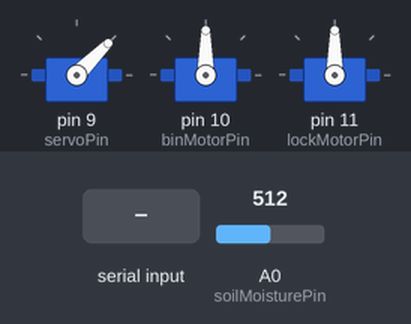
Bench run of a sketch on a simulated Arduino Uno, built with avr-gcc and run on an emulated ATmega328P. Shown: 3 × servo. Inputs (shaded band) come from the test bench; at power-on: A0 (soilMoisturePin) = 512.

Above: at 1.2 s.
1.3 s: A0 (soilMoisturePin) set to 610
At 2.5 s:
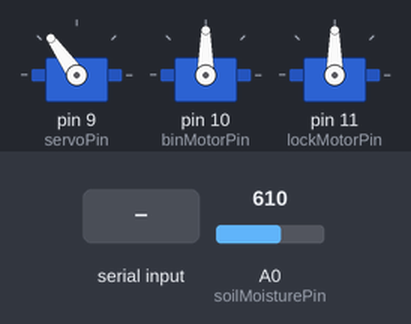
3.5 s: "o" received over Serial
At 5.2 s:
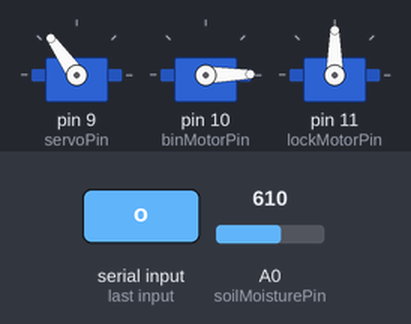
5.5 s: "c" received over Serial
At 7.5 s:
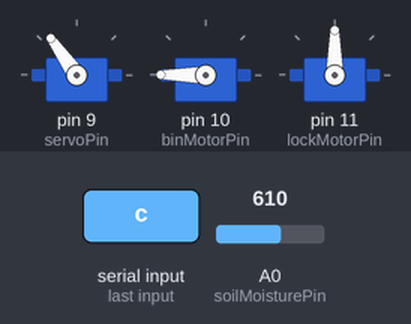
8.5 s: A0 (soilMoisturePin) set to 590
At 11.0 s:
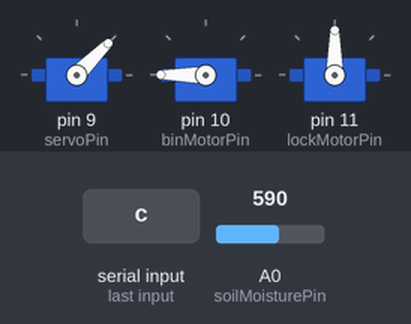
11.5 s: "l" received over Serial
At 12.6 s:
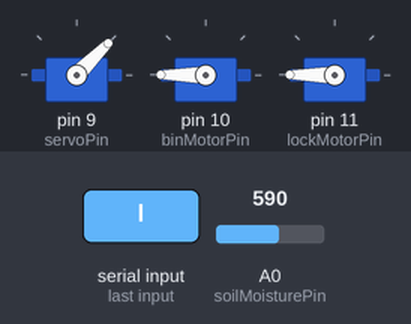
13.5 s: "u" received over Serial
At 15.3 s:
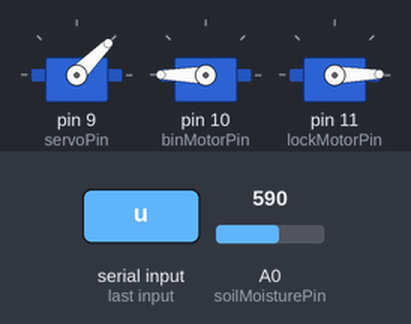
Timing chart, 0 to 16.5 s (numbered marks = the images above; inputs shaded):
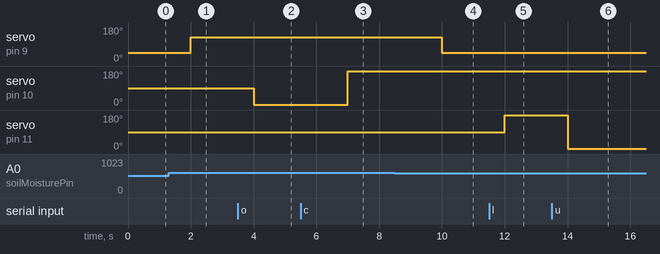

The sketch:

final.ino
```cpp
#include <Servo.h>

Servo servo;
Servo binMotor;
Servo lockMotor;
const int trigPin1 = 2; // Trigger pin for wet waste bin
const int echoPin1 = 3; // Echo pin for wet waste bin
const int trigPin2 = 4; // Trigger pin for dry waste bin
const int echoPin2 = 5; // Echo pin for dry waste bin
const int soilMoisturePin = A0; // Analog pin for soil moisture sensor
const int servoPin = 9; // Digital pin for servo motor
const int binMotorPin = 10; // Digital pin for additional motor
const int lockMotorPin = 11;
const int moistureThreshold = 600; // Threshold for soil moisture level

int angle = 90; // initial position of servo

void setup() {
  // Initialize serial communication
  Serial.begin(9600);

  // Set trigPins as output
  pinMode(trigPin1, OUTPUT);
  pinMode(trigPin2, OUTPUT);

  // Set echoPins as input
  pinMode(echoPin1, INPUT);
  pinMode(echoPin2, INPUT);

  // Attach servo to servoPin
  servo.attach(servoPin);

  // Attach bin motor to binMotorPin
  binMotor.attach(binMotorPin);

  lockMotor.attach(lockMotorPin);
}

void loop() {
  if (Serial.available() > 0) {
    char command = Serial.read();
    if (command == 's') {
      // Clear the trigPin for wet waste bin
      digitalWrite(trigPin1, LOW);
      delayMicroseconds(2);

      // Set the trigPin on HIGH state for 10 microseconds for wet waste bin
      digitalWrite(trigPin1, HIGH);
      delayMicroseconds(10);
      digitalWrite(trigPin1, LOW);

      // Read the echoPin for wet waste bin, returns the sound wave travel time in microseconds
      long duration1 = pulseIn(echoPin1, HIGH);

      // Convert the time into distance in centimeters for wet waste bin
      int distance1 = duration1 * 0.034 / 2;

      // Clear the trigPin for dry waste bin
      digitalWrite(trigPin2, LOW);
      delayMicroseconds(2);

      // Set the trigPin on HIGH state for 10 microseconds for dry waste bin
      digitalWrite(trigPin2, HIGH);
      delayMicroseconds(10);
      digitalWrite(trigPin2, LOW);

      // Read the echoPin for dry waste bin, returns the sound wave travel time in microseconds
      long duration2 = pulseIn(echoPin2, HIGH);

      // Convert the time into distance in centimeters for dry waste bin
      int distance2 = duration2 * 0.034 / 2;

      if (distance1 > 15) {
        Serial.println("Wet waste bin: empty");

      } else if (distance1 > 5 && distance1 < 15) {
        Serial.println("Wet waste bin: partially filled");
      } else {
        Serial.println("Wet waste bin: filled");
      }
      if (distance2 > 15) {
        Serial.println("Dry waste bin: empty");

      } else if (distance2 > 5 && distance2 < 15) {
        Serial.println("Dry waste bin: partially filled");
      } else {
        Serial.println("Dry waste bin: filled");
      }
    } else if (command == 'o') { // 'o' for open
      binMotor.write(1);
      delay(1000); // adjust delay as needed
    } else if (command == 'c') { // 'c' for close
      binMotor.write(180);
      delay(1000); // adjust delay as needed
    }

    else if(command =='l'){
      lockMotor.write(180);
      delay(1000);
    }

    else if(command =='u'){
      lockMotor.write(1);
      delay(1000);
    }
  }

  // Read soil moisture level
  int moistureLevel = analogRead(soilMoisturePin);

  // Check if moisture level is above threshold
  if (moistureLevel > moistureThreshold) {
    // Rotate servo motor to a certain angle
    servo.write(125); // Adjust the angle as needed
    delay(1000); // Delay to allow servo to reach the position
  } else if (moistureLevel < moistureThreshold) {
    // If moisture level is below threshold, turn off the servo motor
    servo.write(45); // Rotate servo to initial position
  } else {
    servo.write(1);
  }

  // Add a delay to prevent rapid readings
  delay(1000); // Adjust delay as needed
}
```

Measured:
- after the input at 1.3 s, servo on pin 9 (servoPin): 45° → 125° after 0.70 s
- after the input at 3.5 s, servo on pin 10 (binMotorPin): 90° → 1° after 0.50 s
- after the input at 5.5 s, servo on pin 10 (binMotorPin): 1° → 180° after 1.5 s
- after the input at 8.5 s, servo on pin 9 (servoPin): 125° → 45° after 1.5 s
- after the input at 11.5 s, servo on pin 11 (lockMotorPin): 90° → 180° after 0.50 s
- after the input at 13.5 s, servo on pin 11 (lockMotorPin): 180° → 1° after 0.50 s
